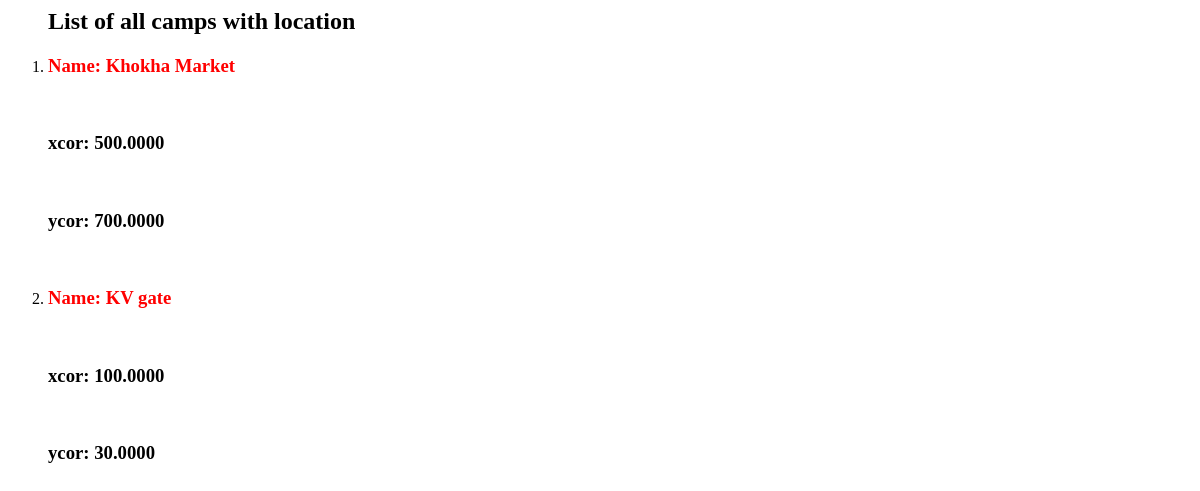
Before: /paratha/ with the older database file.
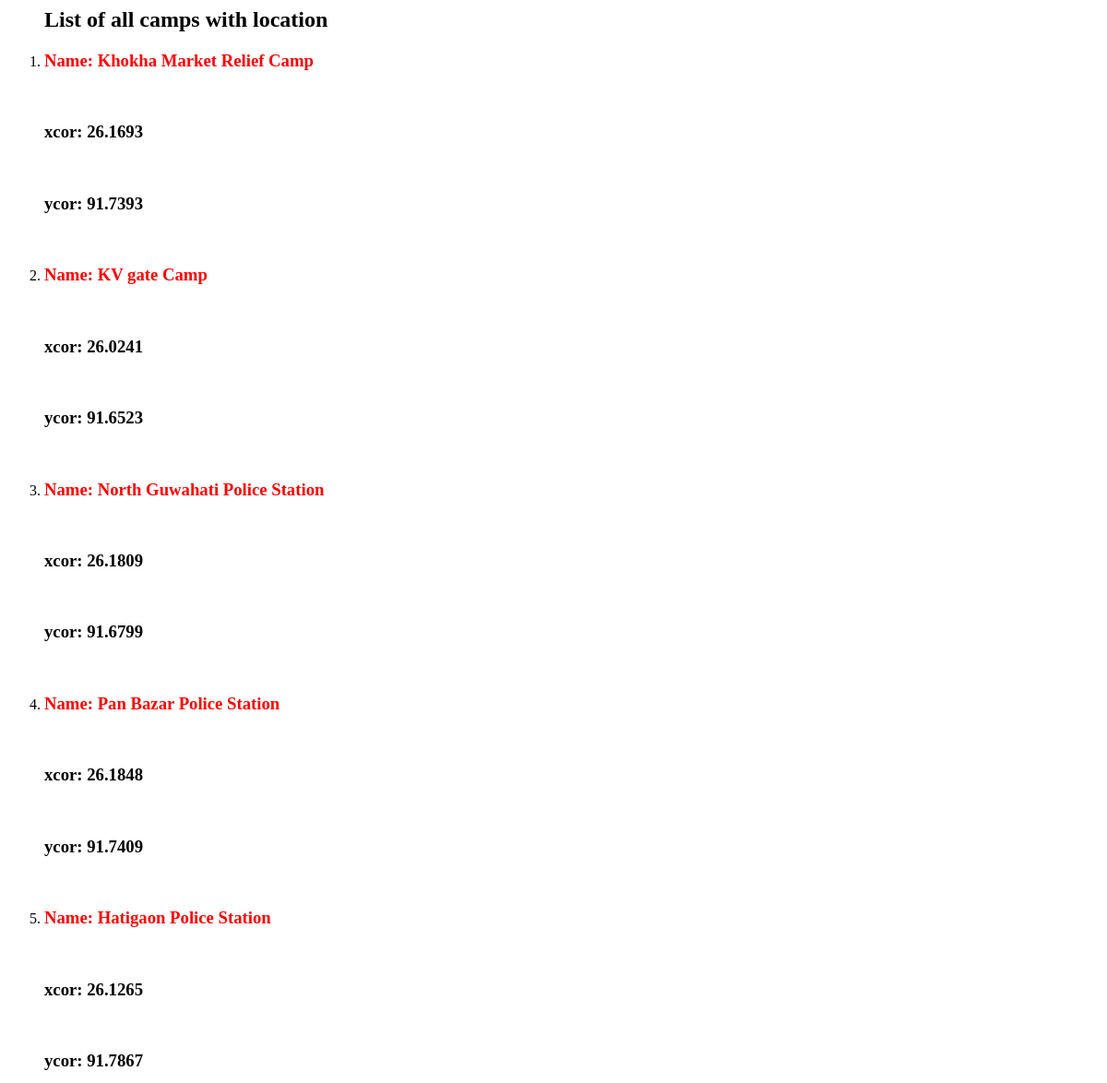
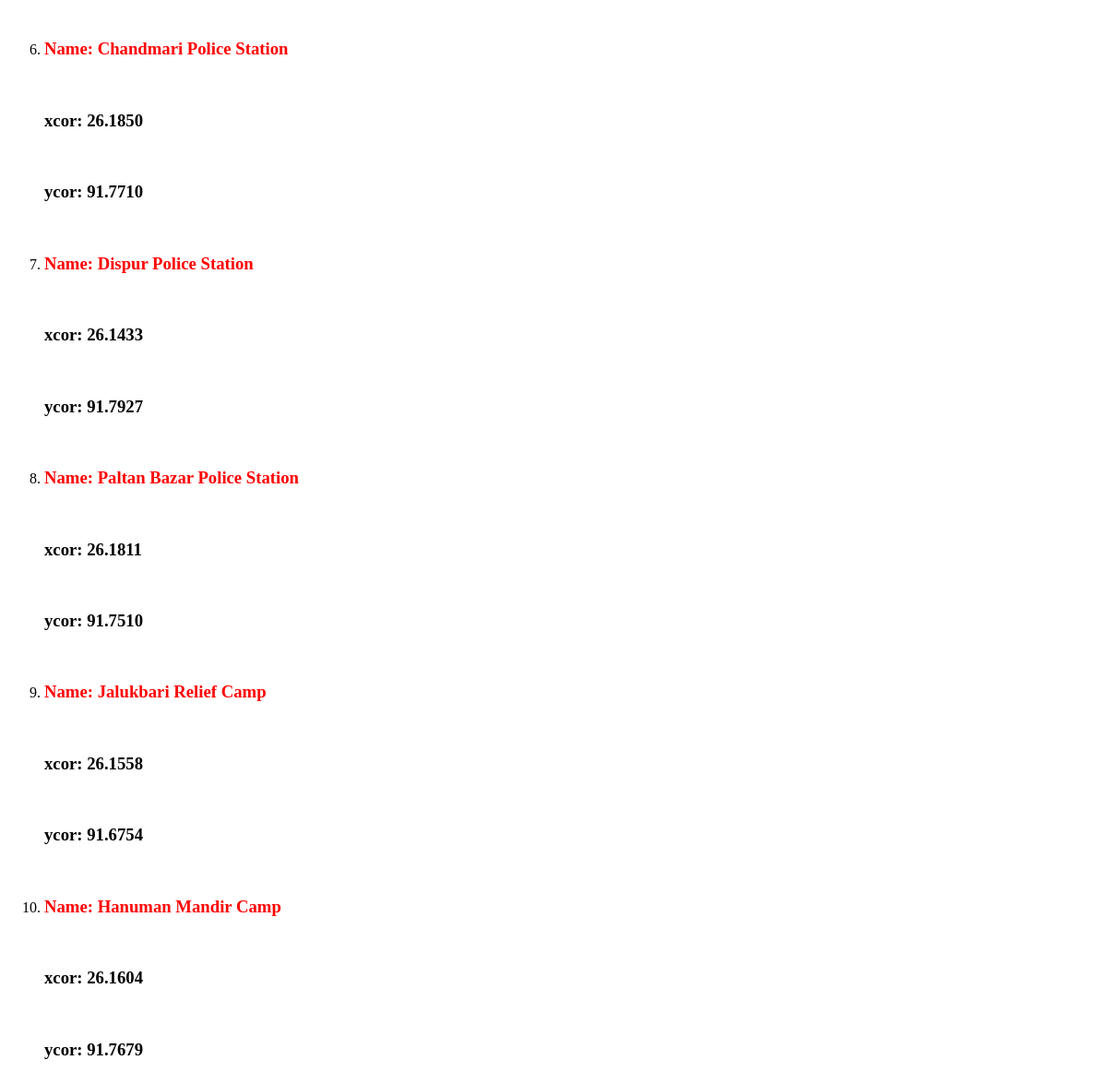
After: the same page with the newer database file (2 pictures, top to bottom).
### paratha/models.py (models this page shows, shortened)
class camp(models.Model):
	name = models.CharField(max_length = 500)
	xcor = models.DecimalField(max_digits=10, decimal_places=4, default="")
	ycor = models.DecimalField(max_digits=10, decimal_places=4, default="")
	capacity = models.IntegerField(default=200)

### paratha/views.py (the view)
def index(request):
	all_camps = camp.objects.all()
	template = loader.get_template('paratha/listall.html')
	context = {'all_camps' : all_camps}
	return HttpResponse(template.render(context, request))

### paratha/templates/paratha/listall.html
<ol>
	<h2><marquee>List of all camps with location</marquee></h2>
	{% for c in all_camps %}
		<li>
			<p>
				<h3> <font color="red">Name: {{ c.name }}</h3></font><br/>
				<h3>xcor: {{ c.xcor }}</h3><br/>
				<h3>ycor: {{ c.ycor }}</h3><br/>
			</p>
		</li>
	{% endfor %}
</ol>

Changed rows visible on the page:
changed camp: name "Khokha Market" → "Khokha Market Relief Camp"; xcor "500.0000" → "26.1693"; ycor "700.0000" → "91.7393"
changed camp: name "KV gate" → "KV gate Camp"; xcor "100.0000" → "26.0241"; ycor "30.0000" → "91.6523"
added camp: name "North Guwahati Police Station", xcor "26.1809", ycor "91.6799"
added camp: name "Pan Bazar Police Station", xcor "26.1848", ycor "91.7409"
added camp: name "Hatigaon Police Station", xcor "26.1265", ycor "91.7867"
added camp: name "Chandmari Police Station", xcor "26.1850", ycor "91.7710"
added camp: name "Dispur Police Station", xcor "26.1433", ycor "91.7927"
added camp: name "Paltan Bazar Police Station", xcor "26.1811", ycor "91.7510"
added camp: name "Jalukbari Relief Camp", xcor "26.1558", ycor "91.6754"
added camp: name "Hanuman Mandir Camp", xcor "26.1604", ycor "91.7679"
